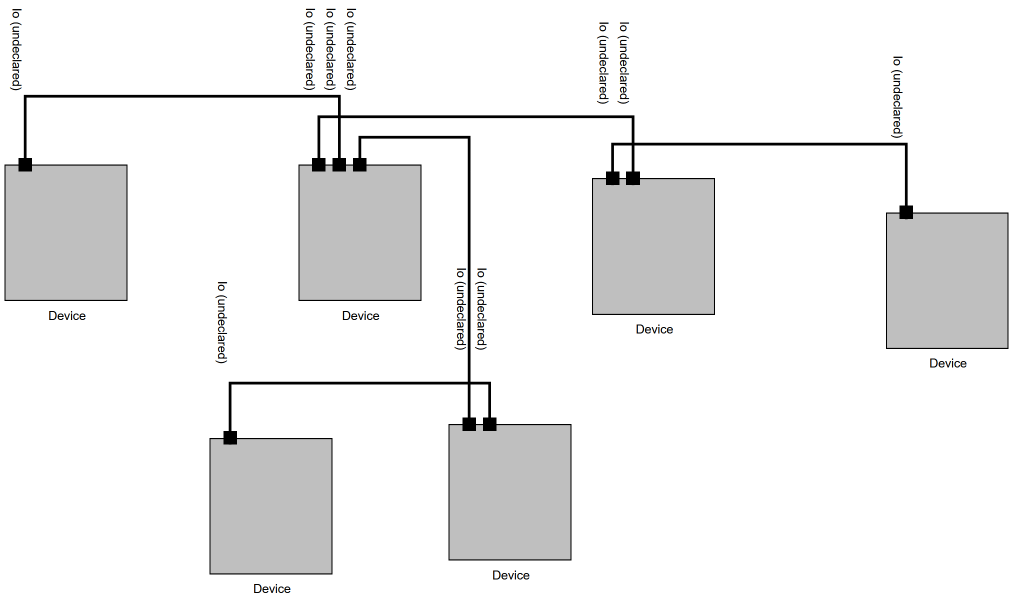
#> input picture images/deviceeditor.png, 2027 x 1203 px (shown at 1/2 size)
$ jupyter execute --allow-errors edge_detection_devices.ipynb   (older library calls are emulated)
#> lines starting #> are read from the running program, lines starting #| are printed output that depends on the picture; after the words box and inside, x2 and y2 are one past the last pixel; in counts of white or black regions, pixels touching at a corner belong together
## Edge Detection
Detect Signals in OAAM Functions Layer. Outputs polylines describing the connections.

Conceptionally similar to scalable vertex detection.

Tailored on the functions editor. Should be generalizable with medium effort. Expects vertical or horizontal line segments. Does not yet support crossings or other crossing solutions. Not tested for lines close to each other. Does not support diagonal lines, currently not a thing. Would be interesting with probabilistic Hough Trafo, but would probably need to subtract all other matches from the result.

Maybe switch to template matching (with kind of same kernel/template).

[cell 1]
import cv2
import numpy as np
from matplotlib import pyplot as plt
import plotly.graph_objects as go
import random as random

import math
from collections import defaultdict, deque # for grouping of line segments

### Input

[cell 2]
# [8 lines of commented-out code are left out]
target_image_path = 'images/deviceeditor.png'

target_img = cv2.imread(target_image_path)
#> target_img is the input picture: shape (1203, 2027, 3); mean B, G, R 239.3, 239.3, 239.3

# Convert to grayscale
target_gray = cv2.cvtColor(target_img, cv2.COLOR_BGR2GRAY)

activate_plotly = False

### Visualization of Input
Grayscale is enough here. Kernel methods are not really for multi channel images.

[cell 3]
# Draw target image and grayscale image side by side
fig, ax = plt.subplots(1, 2, figsize=(10, 5))

# Draw target image
ax[0].imshow(cv2.cvtColor(target_img, cv2.COLOR_BGR2RGB))
ax[0].set_title('Target Image')

# Draw grayscale image
ax[1].imshow(target_gray, cmap='gray')
ax[1].set_title('Grayscale Image')

plt.show()

## Kernel / Custom Filter
Kernel Custom Line Detection and generation of intersection template image for later use

idea for later: search for many thicknesses of lines

[cell 4]
# Define custom kernels
kernels_vertical = [
    np.tile(np.array([[1, 1, 0, -1, -1, -1, -1, 0, 1, 1]], dtype=np.float32), (7, 1)),
    np.tile(np.array([[1, 1, 0, -1, -1, -1, -1, -1, -1, 0, 1, 1]], dtype=np.float32), (7, 1)),
    np.tile(np.array([[1, 1, 0, -1, -1, -1, -1, -1, -1, -1, -1, 0, 1, 1]], dtype=np.float32), (7, 1))
]

kernels_horizontal = [np.transpose(k) for k in kernels_vertical]


# First cross kernel
kernel_cross_0= np.ones((12, 12))
kernel_cross_0[3:9, 0:12] = 0.5  # Left vertical outline
kernel_cross_0[0:12, 3:9] = 0.5  # Right vertical outline
kernel_cross_0[4:8, 0:12] = 0  # Vertical part of the cross
kernel_cross_0[0:12, 4:8] = 0  # Horizontal part of the cross

# Second cross kernel (2 pixels thicker)
kernel_cross_1 = np.ones((14, 14))
kernel_cross_1[3:11, 0:14] = 0.5  # Left vertical outline
kernel_cross_1[0:14, 3:11] = 0.5  # Right vertical outline
kernel_cross_1[4:10, 0:14] = 0  # Vertical part of the cross
kernel_cross_1[0:14, 4:10] = 0  # Horizontal part of the cross

# Third cross kernel (4 pixels thicker)
kernel_cross_2 = np.ones((16, 16))
kernel_cross_2[3:13, 0:16] = 0.5  # Left vertical outline
kernel_cross_2[0:16, 3:13] = 0.5  # Right vertical outline
kernel_cross_2[4:12, 0:16] = 0  # Vertical part of the cross
kernel_cross_2[0:16, 4:12] = 0  # Horizontal part of the cross

# Visualize the cross kernels
fig, axes = plt.subplots(1, 3, figsize=(18, 3))

# Plot first cross kernel
axes[0].imshow(kernel_cross_0, cmap='gray')
axes[0].set_title('Cross Kernel 1')

# Plot second cross kernel
axes[1].imshow(kernel_cross_1, cmap='gray')
axes[1].set_title('Cross Kernel 2')

# Plot third cross kernel
axes[2].imshow(kernel_cross_2, cmap='gray')
axes[2].set_title('Cross Kernel 3')

# Remove axis ticks
for ax in axes:
    ax.axis('off')

plt.show()
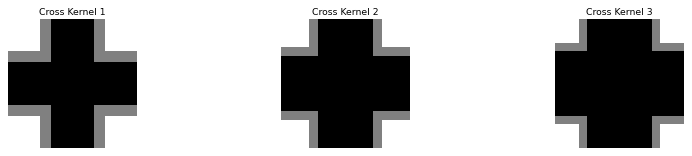
#> figure drawn by matplotlib, 3 panels

# Visualize the kernels
fig, axes = plt.subplots(1, 6, figsize=(18, 3))

# Plot vertical kernels
axes[0].imshow(kernels_vertical[0], cmap='gray')
axes[0].set_title('Vertical Kernel 1')
axes[1].imshow(kernels_vertical[1], cmap='gray')
axes[1].set_title('Vertical Kernel 2')
axes[2].imshow(kernels_vertical[2], cmap='gray')
axes[2].set_title('Vertical Kernel 3')

# Plot horizontal kernels
axes[3].imshow(kernels_horizontal[0], cmap='gray')
axes[3].set_title('Horizontal Kernel 1')
axes[4].imshow(kernels_horizontal[1], cmap='gray')
axes[4].set_title('Horizontal Kernel 2')
axes[5].imshow(kernels_horizontal[2], cmap='gray')
axes[5].set_title('Horizontal Kernel 3')

plt.show()
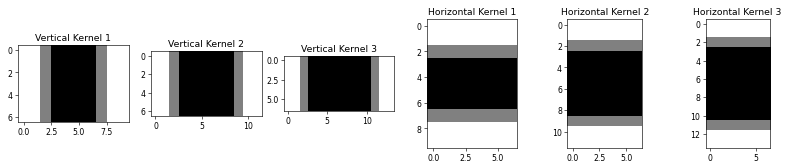
#> figure drawn by matplotlib, 6 panels

# Save the cross kernel as a 10 by 10 pixel .png
# kernel_cross_resized = cv2.resize(kernel_cross_0, (12, 12), interpolation=cv2.INTER_NEAREST)
# cv2.imwrite('cross_kernel_0.png', (kernel_cross_0 * 255).astype(np.uint8))
# kernel_cross_resized = cv2.resize(kernel_cross_1, (14, 14), interpolation=cv2.INTER_NEAREST)
# cv2.imwrite('cross_kernel_1.png', (kernel_cross_1 * 255).astype(np.uint8))
# kernel_cross_resized = cv2.resize(kernel_cross_2, (16, 16), interpolation=cv2.INTER_NEAREST)
# cv2.imwrite('cross_kernel_2.png', (kernel_cross_2 * 255).astype(np.uint8))

# Draw the kernel
# fig, ax = plt.subplots(1, 2, figsize=(7, 3))
# ax[0].imshow(kernel_horizontal, cmap='gray')
# ax[0].set_title('Horizontal Kernel')
# ax[1].imshow(kernel_cross, cmap='gray')
# ax[1].set_title('Cross Kernel')
# plt.show()
# Save the cross kernel as a 10 by 10 pixel .png
# kernel_cross_resized = cv2.resize(kernel_cross, (10, 10), interpolation=cv2.INTER_NEAREST)
# cv2.imwrite('cross_kernel.png', (kernel_cross * 255).astype(np.uint8))

#### Applying custom filter to find vertical and horizontal edges
tried to find intersections this way as well, but it did not work

visualization of output at the end

[cell 5]
target_gray_temp = target_gray.copy()

result_filter_ver = []
for kernel in kernels_vertical:
    result = cv2.filter2D(target_gray_temp, cv2.CV_32F, kernel)
    result_filter_ver.append(result)
#> after the loop, result_filter_ver = 3 items
result_filter_hor = []
for kernel in kernels_horizontal:
    result = cv2.filter2D(target_gray_temp, cv2.CV_32F, kernel)
    result_filter_hor.append(result)
#> this loop made 3 passes
#> pass 1, `result = cv2.filter2D(target_gray_temp, cv2.CV_32F, kernel)`:
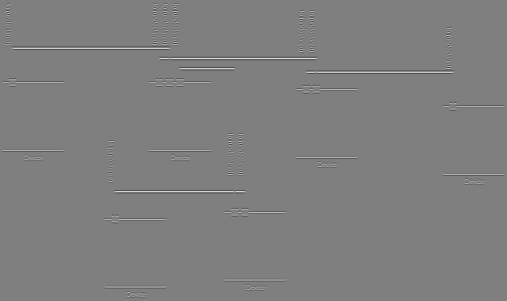
#> result: shape (1203, 2027) float32 (shown at 1/4 size); min -7105, max 7140, mean 0; drawn with min black and max white
#> pass 2, `result = cv2.filter2D(target_gray_temp, cv2.CV_32F, kernel)`:
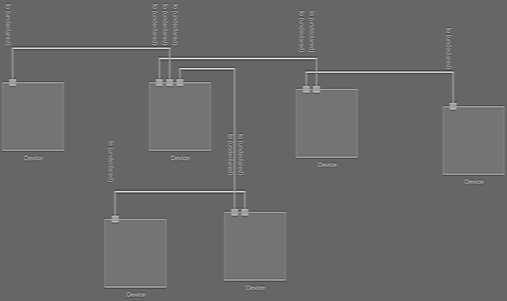
#> result: shape (1203, 2027) float32 (shown at 1/4 size); min -10201, max 6251, mean -3350.1; drawn with min black and max white
#> after the loop, result_filter_hor = 3 items

combined = np.zeros_like(result_filter_ver[0])
for result in result_filter_ver:
    combined = np.maximum(combined, result)
for result in result_filter_hor:
    combined = np.maximum(combined, result)
#> this loop made 3 passes
#> pass 1, `combined = np.maximum(combined, result)`:
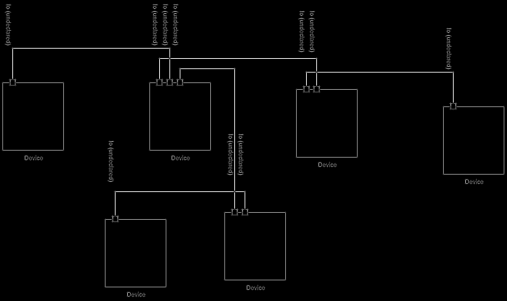
#> combined: shape (1203, 2027) float32 (shown at 1/4 size); min 0, max 7140, mean 91; drawn with min black and max white

# Combine the individual results into single arrays
combined_hor = np.maximum.reduce(result_filter_hor)
combined_ver = np.maximum.reduce(result_filter_ver)

result_filter_hor = combined_hor
result_filter_ver = combined_ver

# Overlay both heatmaps on the target image
fig, ax = plt.subplots(1, 2, figsize=(20, 10))
ax[0].imshow(cv2.cvtColor(target_img, cv2.COLOR_BGR2RGB))
ax[0].imshow(combined_hor, cmap='inferno', alpha=0.9)
ax[0].set_title('Horizontal Edges')
ax[1].imshow(cv2.cvtColor(target_img, cv2.COLOR_BGR2RGB))
ax[1].imshow(combined_ver, cmap='inferno', alpha=0.9)
ax[1].set_title('Vertical Edges')
plt.show()
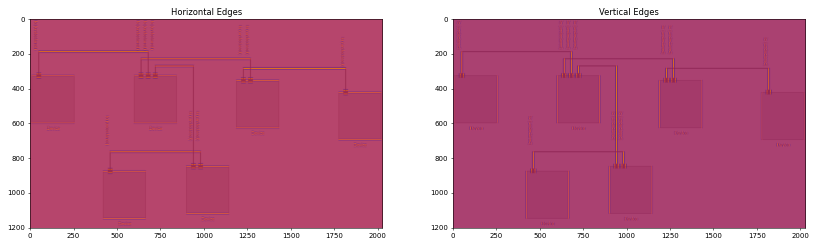
#> figure drawn by matplotlib, 2 panels

#### Histogram

[cell 6]
# Draw a logarithmic histogram of vertical edges
plt.hist(result_filter_ver.ravel(), bins=256, log=True)
plt.title('Logarithmic Histogram of Vertical Line Segements Pixels')
plt.show()
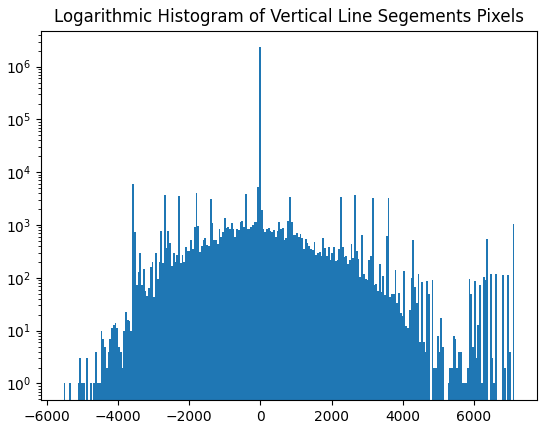
#> figure drawn by matplotlib, 1 panel; tallest bar 2320582 high, from x = -36.93 to 12.56

#### Visualization of Custom Filter 3D with plotly

[cell 7]
if activate_plotly:
    # Create a 3D surface plot of the vertical edges
    fig = go.Figure(data=[go.Surface(z=result_filter_ver)])
    # fig = go.Figure(data=[go.Surface(z=result_filter_hor)])  # Horizontal edges
    fig.update_layout(
        title='3D Surface Plot of Vertical Edges',
        height=1500,
        scene=dict(
            yaxis = dict(autorange='reversed'),
            )
        )
    fig.show()

#### Visualization of Custom Filter 3D with plotly with screenshot for paper

[cell 8]
template_matching_result = result_filter_hor.copy()
target_gray_tmp = target_gray.copy()

# target image
activate_plotly = False
if activate_plotly:
  fig = go.Figure()

  # Layer 1: 3D Plot of Heatmap
  fig.add_trace(go.Surface(
    z = template_matching_result,
    showscale = False
  ))

  # Layer 2: 2D Plot of Target Image at 1000
  z_image = np.ones_like(target_gray_tmp) * 1000
  fig.add_trace(go.Surface(
    z = z_image,
    showscale = False,
    # opacity = 0.5,
    surfacecolor = target_gray_tmp,
    colorscale = 'gray',
  ))

  fig.update_layout(title='Heatmap Custom Filter Vertical Edges',
                    scene=dict(
                    yaxis=dict(autorange='reversed')
                    ),
                    height=1500,
                    scene_aspectratio=dict(x=2, y=1, z=0.2),
                    )

  fig.show()

#### Normalizing to 8 Bit

[cell 9]
# Normalize to 0-255 and convert to uint8
result_filter_ver_norm = cv2.normalize(result_filter_ver, None, 0, 255, cv2.NORM_MINMAX, cv2.CV_8U)
result_filter_hor_norm = cv2.normalize(result_filter_hor, None, 0, 255, cv2.NORM_MINMAX, cv2.CV_8U)

#### Check Histogram
histogram looks like above, but with other scale -> what we want

[cell 10]
# plot the histogram of the normalized vertical edges, log scale
plt.hist(result_filter_ver_norm.ravel(), 256, log=True)
plt.show()
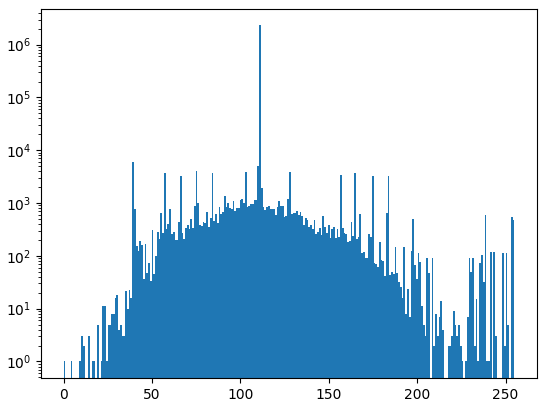
#> figure drawn by matplotlib, 1 panel; tallest bar 2320708 high, from x = 110.6 to 111.6

#### Thresholding and visualization

[cell 11]
threshold = 230
_, result_filter_ver_thresh = cv2.threshold(result_filter_ver_norm, threshold, 255, cv2.THRESH_BINARY)
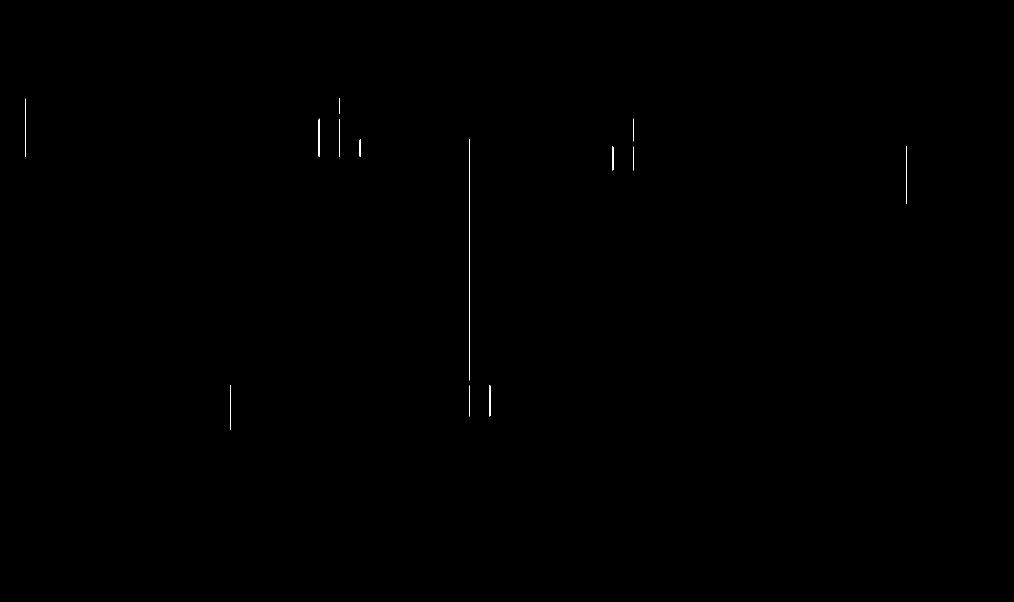
#> result_filter_ver_thresh: shape (1203, 2027) (shown at 1/2 size); 0.1% white in thin lines or dots, all inside (x1, y1, x2, y2) = (50, 196, 1814, 860)
_, result_filter_hor_thresh = cv2.threshold(result_filter_hor_norm, threshold, 255, cv2.THRESH_BINARY)
#> result_filter_hor_thresh: shape (1203, 2027); 0.21% white in thin lines or dots, all inside (x1, y1, x2, y2) = (55, 192, 1809, 768)

hv_edges_thresh = result_filter_ver_thresh + result_filter_hor_thresh
#> hv_edges_thresh: shape (1203, 2027); 0.31% white in thin lines or dots, all inside (x1, y1, x2, y2) = (50, 192, 1814, 860)
#> (the rest of the program and of its run is left out)
